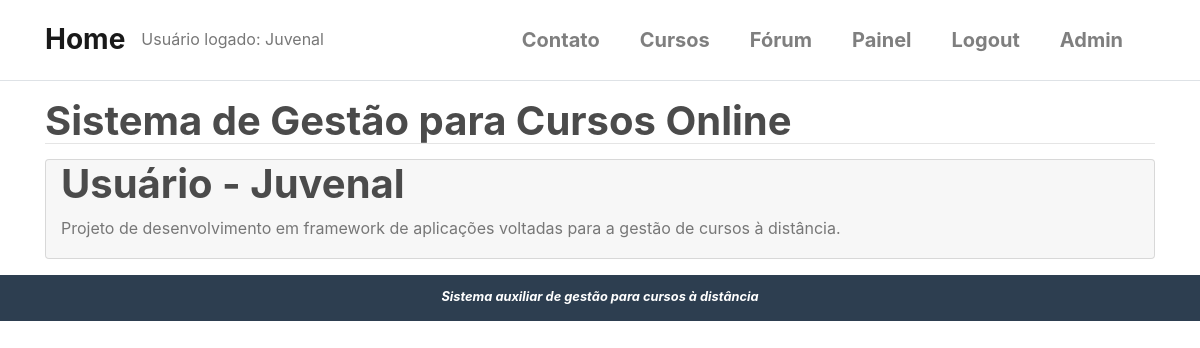
/ (signed in), run on an earlier commit of the app's database.
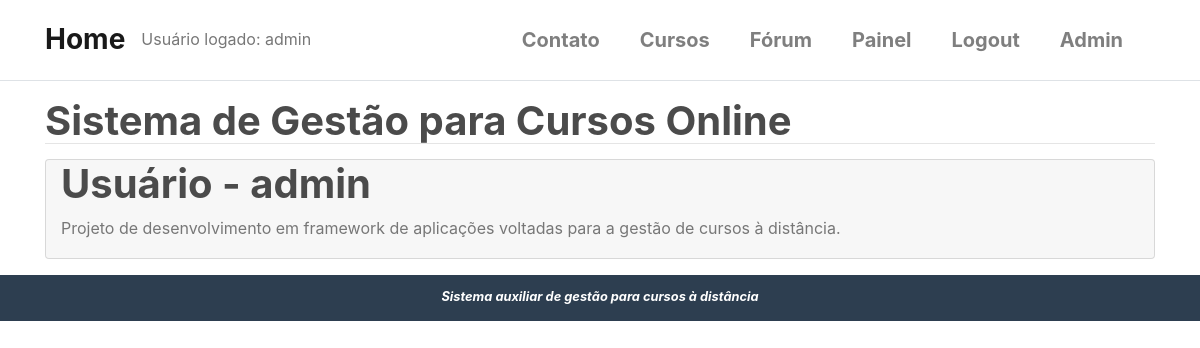
And on a later commit of the database.
### accounts/models.py (models this page shows, shortened)
class User(AbstractBaseUser, PermissionsMixin):
    username = models.CharField(
        'Usuário', max_length=30, unique=True,
        validators = [validators.RegexValidator(re.compile('^[\w.@+-]+$'),
        'O nome de usuário só pode conter letras, dígitos ou os seguintes caracteres: @/ ./ +/ -/ _',
        'Usuário inválido ou já existente!')]
    )
    email = models.EmailField('E-mail', unique=True)
    name = models.CharField('Nome', max_length=100, blank=True)
    is_active = models.BooleanField('Está ativo?', blank=True, default=True)
    is_staff = models.BooleanField('É da equipe?', blank=True, default=False)
    date_joined = models.DateTimeField('Data de Entrada', auto_now_add=True)
    objects = UserManager()
    USERNAME_FIELD = 'username'
    REQUIRED_FIELDS = ['email']
    class Meta:
        verbose_name = 'Usuário'
        verbose_name_plural = 'Usuários'
    def __str__(self):
        return self.name or self.username

### templates/home.html
{% extends 'base.html' %}
{% load static %}
{% block content %}
<div class="container my-3">
    <h1>Sistema de Gestão para Cursos Online</h1><hr style = 'margin: -10px 0 15px 0'>
    <div class="card card-header card" style = 'padding: 0px 15px'>
        <h1 class="font-weight-bold">Usuário - {{ user }}</h1>
        <p style = 'margin-top:0;'>Projeto de desenvolvimento em framework de aplicações voltadas para a gestão de cursos à distância.
        </p>
    </div>
</div>
{% endblock content %}

### templates/base.html (shortened to what this page needs)
{% load static %}
<!DOCTYPE html>
<html lang="pt-BR">
<head>
    <link rel="stylesheet" href="https://cdn.jsdelivr.net/npm/bootstrap@4.5.3/dist/css/bootstrap.min.css"
>
    <link rel="stylesheet" href="http://yui.yahooapis.com/pure/0.3.0/pure-min.css">
    <link rel="stylesheet" href="{% static 'css/styles1.css' %}"/>
    <link rel="stylesheet" href="{% static 'css/font-awesome.css' %}"/>
</head>
<div class="container-flex">
    <nav class="navbar navbar-expand-sm py-3 border-bottom navbar-light" style='margin-bottom: 0'>
        <div class="container">
            <a href="{% url 'home' %}" class="navbar-brand">
                <span class="font-weight-bold h3">Home</span>
            </a>
            Usuário logado: {{ user }}
            <div class="collapse navbar-collapse" id="navbarCollapse">
                <ul class="navbar-nav ml-auto">
                    <li class="nav-item">
                        <a href="{% url 'contato' %}" class="nav-link lead mr-4 font-weight-bold">Contato</a>
                    </li>
                    <li class="nav-item">
                        <a href="{% url 'cursos:lista_cursos' %}" class="nav-link lead mr-4 font-weight-bold">Cursos</a>
                    </li>
                    <li class="nav-item">
                        <a href="{% url 'forum:forum_index' %}" class="nav-link lead mr-4 font-weight-bold">Fórum</a>
                    </li>
                    {% if user.is_authenticated %}
                    <li class="nav-item">
                        <a href="{% url 'accounts:painel' %}" class="nav-link lead mr-4 font-weight-bold">Painel</a>
                    </li>
                    <li class="nav-item">
                        <a href="{% url 'accounts:logout' %}" class="nav-link lead mr-4 font-weight-bold">Logout</a>
                    </li>
                    {% endif %}
                    {% if user.is_superuser %}
                    <li class="nav-item">
                        <a href="/admin/" class="nav-link lead mr-4 font-weight-bold">Admin</a>
                    </li>
                    {% endif %}
                </ul>
            </div>
        </div>
    </nav>
    {% block content %}
    {% endblock %}
    <div class="footer">
        <i><b>Sistema auxiliar de gestão para cursos à distância</b></i>
    </div>
</div>
</html>

What changed in the data, as far as the page shows it:
changed User: is_active+password+name "Juvenal" → "admin"; name+username "Juvenal" → "admin"
